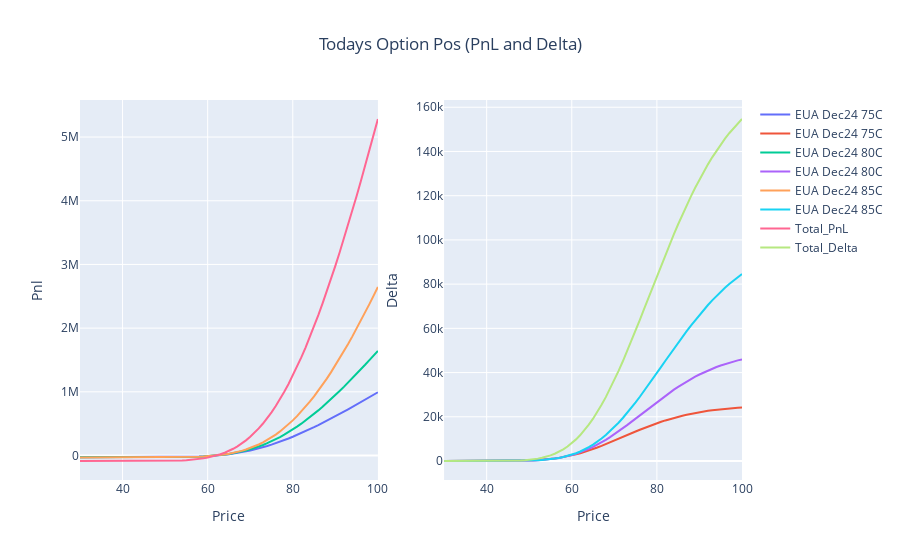

Notebook code cell kept with this figure:
### Markdown cell above
## Current Date

### Code cell
pnl_delta_plot(current_date)
